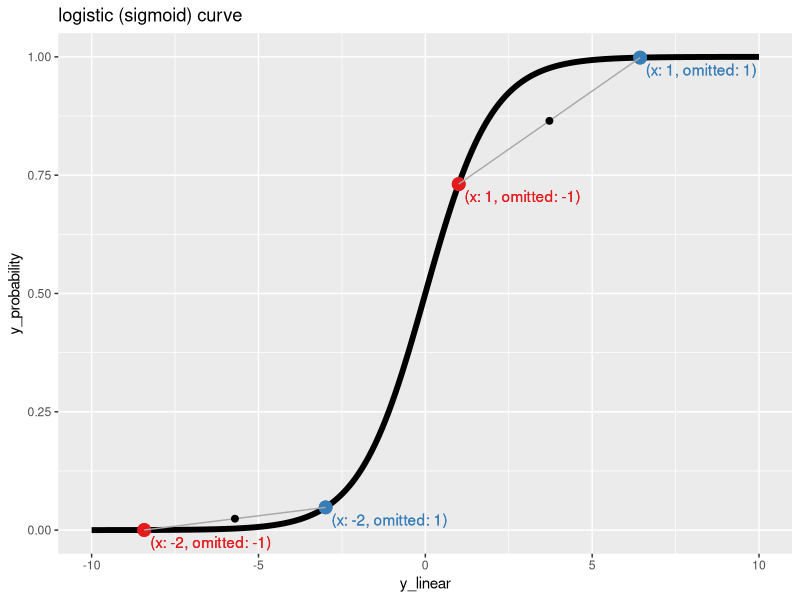

This chart was generated by the following R code:
## ---- chunk 1
x_frame <- data.frame(
  x = c(-2, 1),
  wt = 1
)
## ---- chunk 2
omitted_frame <- data.frame(
  omitted = c(-1, 1),
  wt = 1
)
## ---- chunk 3
d <- merge(
  x_frame, 
  omitted_frame, 
  by = c())
d$wt = d$wt.x * d$wt.y
d$wt.x <- NULL
d$wt.y <- NULL
d$wt <- d$wt / sum(d$wt)
## ---- chunk 4
knitr::kable(d)
## ---- chunk 5
(Euler_constant <- -digamma(1))
## ---- chunk 6
pi
## ---- chunk 7
(e <- exp(1))
## ---- chunk 8
c(Euler_constant, pi, e)
## ---- chunk 9
d$y_linear <- pi * d$x + e * d$omitted + Euler_constant
## ---- chunk 10
knitr::kable(d)
## ---- chunk 11
lm(
  y_linear ~ x + omitted, 
  data = d, 
  weights = d$wt, 
  )$coef
## ---- chunk 12
sum(d$omitted * d$wt) / sum(d$wt)
## ---- chunk 13
knitr::kable(
  cov.wt(
    d[, c('x', 'omitted')],
    wt = d$wt
  )$cov
)
## ---- chunk 14
lm(
  y_linear ~ x, 
  data = d,
  weights = d$wt, 
  )$coef
## ---- chunk 15
sigmoid <- function(x) {1 / (1 + exp(-x))}

d$y_probability <- sigmoid(d$y_linear)
## ---- chunk 16
d_plus <- d
d_plus$y_observed <- TRUE
d_plus$wt <- d_plus$wt * d_plus$y_probability
d_minus <- d
d_minus$y_observed <- FALSE
d_minus$wt <- d_minus$wt * (1 - d_minus$y_probability)
d_logistic <- rbind(d_plus, d_minus)
d_logistic$wt <- d_logistic$wt / sum(d_logistic$wt)
## ---- chunk 17
knitr::kable(d_logistic)
## ---- chunk 18
suppressWarnings(
  glm(
    y_observed ~ x + omitted, 
    data = d_logistic, 
    weights = d_logistic$wt, 
    family = binomial(link = "logit")
    )$coef
)
## ---- chunk 19
sum(d_logistic$omitted * d_logistic$wt) / sum(d_logistic$wt)
## ---- chunk 20
knitr::kable(
  cov.wt(
    d_logistic[, c('x', 'omitted')],
    wt = d_logistic$wt
  )$cov
)
## ---- chunk 21
suppressWarnings(
  glm(
    y_observed ~ x, 
    data = d_logistic, 
    weights = d_logistic$wt, 
    family = binomial(link = "logit")
    )$coef
)
## ---- chunk 22
library(ggplot2)
d_logistic$label <- paste0("(x: ", d_logistic$x, ", omitted: ", d_logistic$omitted, ")")
d_bl <- d_logistic[d_logistic$y_observed & (d_logistic$x == -2), , drop = FALSE]
d_bl_c <- data.frame(y_linear = mean(d_bl$y_linear), y_probability = mean(d_bl$y_probability))
d_tr <- d_logistic[d_logistic$y_observed & (d_logistic$x == 1), , drop = FALSE]
d_tr_c <- data.frame(y_linear = mean(d_tr$y_linear), y_probability = mean(d_tr$y_probability))
ggplot(
  mapping = aes(x = y_linear, y = y_probability)
  ) +
  geom_line(
    data = data.frame(
      y_linear = seq(-10, 10, by = 0.1),
      y_probability = sigmoid(seq(-10, 10, by = 0.1))
      ),
      linewidth=2
    ) +
  geom_point(
    data = d_logistic,
    mapping = aes(color = as.factor(omitted)),
    size = 4
  ) +
  geom_text(
    data = d_logistic,
    mapping = aes(
      label = label,
      color = as.factor(omitted)),
    position = position_dodge(width = 1),
    vjust = 1.5,
    hjust = -0.05,
  ) +
  geom_line(
    data = d_bl,
    color = "darkgrey") +
  geom_line(
    data = d_tr,
    color = "darkgrey") + 
  geom_point(
    data = rbind(d_bl_c, d_tr_c),
    size = 2,
  ) +
  scale_colour_brewer(palette = "Set1") + 
  theme(legend.position = "none") +
  ggtitle("logistic (sigmoid) curve")
